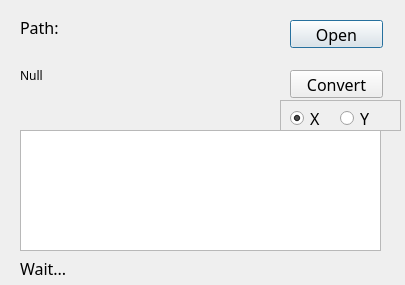
<?xml version="1.0" encoding="UTF-8"?>
<ui version="4.0">
 <class>MainWindow</class>
 <widget class="QDialog" name="MainWindow">
  <property name="geometry">
   <rect>
    <x>0</x>
    <y>0</y>
    <width>405</width>
    <height>285</height>
   </rect>
  </property>
  <property name="font">
   <font>
    <family>3ds</family>
    <pointsize>12</pointsize>
   </font>
  </property>
  <property name="windowTitle">
   <string>ImgConverter</string>
  </property>
  <widget class="QPushButton" name="btn_open">
   <property name="geometry">
    <rect>
     <x>290</x>
     <y>20</y>
     <width>93</width>
     <height>28</height>
    </rect>
   </property>
   <property name="text">
    <string>Open</string>
   </property>
  </widget>
  <widget class="QPushButton" name="btn_convert">
   <property name="geometry">
    <rect>
     <x>290</x>
     <y>70</y>
     <width>93</width>
     <height>28</height>
    </rect>
   </property>
   <property name="text">
    <string>Convert</string>
   </property>
  </widget>
  <widget class="QLabel" name="lab_inp">
   <property name="geometry">
    <rect>
     <x>20</x>
     <y>20</y>
     <width>72</width>
     <height>15</height>
    </rect>
   </property>
   <property name="font">
    <font>
     <family>3ds</family>
    </font>
   </property>
   <property name="text">
    <string>Path:</string>
   </property>
  </widget>
  <widget class="QLabel" name="lab_path">
   <property name="geometry">
    <rect>
     <x>20</x>
     <y>50</y>
     <width>261</width>
     <height>51</height>
    </rect>
   </property>
   <property name="font">
    <font>
     <pointsize>9</pointsize>
    </font>
   </property>
   <property name="autoFillBackground">
    <bool>false</bool>
   </property>
   <property name="midLineWidth">
    <number>0</number>
   </property>
   <property name="text">
    <string>Null</string>
   </property>
   <property name="textFormat">
    <enum>Qt::PlainText</enum>
   </property>
   <property name="scaledContents">
    <bool>false</bool>
   </property>
   <property name="wordWrap">
    <bool>true</bool>
   </property>
   <property name="textInteractionFlags">
    <set>Qt::LinksAccessibleByMouse</set>
   </property>
  </widget>
  <widget class="QTextEdit" name="tex_out">
   <property name="geometry">
    <rect>
     <x>20</x>
     <y>130</y>
     <width>361</width>
     <height>121</height>
    </rect>
   </property>
   <property name="documentTitle">
    <string/>
   </property>
   <property name="placeholderText">
    <string/>
   </property>
  </widget>
  <widget class="QLabel" name="tip">
   <property name="geometry">
    <rect>
     <x>20</x>
     <y>260</y>
     <width>361</width>
     <height>16</height>
    </rect>
   </property>
   <property name="text">
    <string>Wait...</string>
   </property>
  </widget>
  <widget class="QFrame" name="frame">
   <property name="geometry">
    <rect>
     <x>280</x>
     <y>100</y>
     <width>121</width>
     <height>31</height>
    </rect>
   </property>
   <property name="frameShape">
    <enum>QFrame::StyledPanel</enum>
   </property>
   <property name="frameShadow">
    <enum>QFrame::Raised</enum>
   </property>
   <widget class="QRadioButton" name="xs">
    <property name="geometry">
     <rect>
      <x>10</x>
      <y>10</y>
      <width>89</width>
      <height>16</height>
     </rect>
    </property>
    <property name="text">
     <string>X</string>
    </property>
    <property name="checkable">
     <bool>true</bool>
    </property>
    <property name="checked">
     <bool>true</bool>
    </property>
   </widget>
   <widget class="QRadioButton" name="ys">
    <property name="geometry">
     <rect>
      <x>60</x>
      <y>10</y>
      <width>89</width>
      <height>16</height>
     </rect>
    </property>
    <property name="text">
     <string>Y</string>
    </property>
    <property name="checked">
     <bool>false</bool>
    </property>
   </widget>
  </widget>
 </widget>
 <resources/>
 <connections/>
</ui>
